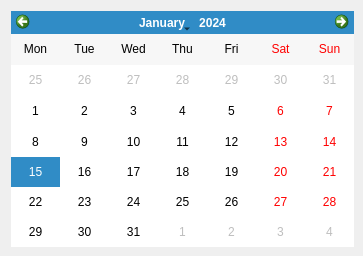
<?xml version="1.0" encoding="UTF-8"?>
<ui version="4.0">
 <class>Calendario</class>
 <widget class="QWidget" name="Calendario">
  <property name="geometry">
   <rect>
    <x>0</x>
    <y>0</y>
    <width>363</width>
    <height>256</height>
   </rect>
  </property>
  <property name="windowTitle">
   <string>Calendario</string>
  </property>
  <property name="windowIcon">
   <iconset>
    <normaloff>calendar_icon.webp</normaloff>calendar_icon.webp</iconset>
  </property>
  <widget class="QCalendarWidget" name="calendar">
   <property name="geometry">
    <rect>
     <x>11</x>
     <y>11</y>
     <width>343</width>
     <height>236</height>
    </rect>
   </property>
   <property name="verticalHeaderFormat">
    <enum>QCalendarWidget::NoVerticalHeader</enum>
   </property>
  </widget>
 </widget>
 <resources/>
 <connections/>
</ui>
